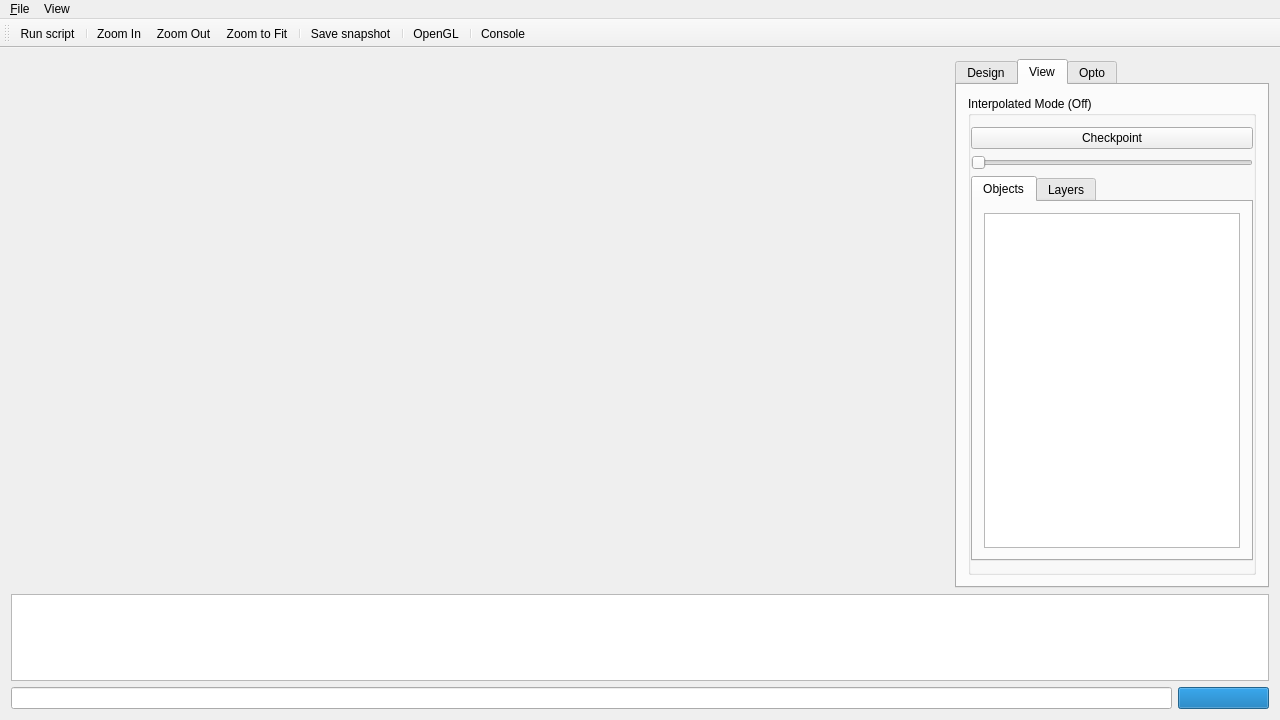
<?xml version="1.0" encoding="UTF-8"?>
<ui version="4.0">
 <class>MainWindow</class>
 <widget class="QMainWindow" name="MainWindow">
  <property name="geometry">
   <rect>
    <x>0</x>
    <y>0</y>
    <width>1280</width>
    <height>720</height>
   </rect>
  </property>
  <property name="minimumSize">
   <size>
    <width>1280</width>
    <height>720</height>
   </size>
  </property>
  <property name="windowTitle">
   <string>Rsyn</string>
  </property>
  <property name="statusTip">
   <string/>
  </property>
  <property name="documentMode">
   <bool>true</bool>
  </property>
  <property name="dockOptions">
   <set>QMainWindow::AllowTabbedDocks|QMainWindow::AnimatedDocks|QMainWindow::ForceTabbedDocks</set>
  </property>
  <widget class="QWidget" name="mainWidget">
   <property name="layoutDirection">
    <enum>Qt::LeftToRight</enum>
   </property>
   <layout class="QVBoxLayout" name="verticalLayout">
    <property name="sizeConstraint">
     <enum>QLayout::SetDefaultConstraint</enum>
    </property>
    <item>
     <widget class="QFrame" name="frame">
      <property name="frameShape">
       <enum>QFrame::NoFrame</enum>
      </property>
      <property name="frameShadow">
       <enum>QFrame::Raised</enum>
      </property>
      <layout class="QGridLayout" name="gridLayout_11">
       <property name="leftMargin">
        <number>0</number>
       </property>
       <property name="topMargin">
        <number>0</number>
       </property>
       <property name="rightMargin">
        <number>0</number>
       </property>
       <property name="bottomMargin">
        <number>0</number>
       </property>
       <property name="horizontalSpacing">
        <number>6</number>
       </property>
       <item row="0" column="0">
        <layout class="QGridLayout" name="gridLayout" rowstretch="0" columnstretch="1,0">
         <item row="0" column="1">
          <widget class="QTabWidget" name="tabWidget">
           <property name="sizePolicy">
            <sizepolicy hsizetype="Expanding" vsizetype="Expanding">
             <horstretch>0</horstretch>
             <verstretch>0</verstretch>
            </sizepolicy>
           </property>
           <property name="currentIndex">
            <number>1</number>
           </property>
           <widget class="QWidget" name="tab_4">
            <attribute name="title">
             <string>Design</string>
            </attribute>
            <layout class="QGridLayout" name="gridLayout_7">
             <item row="0" column="0">
              <layout class="QVBoxLayout" name="verticalLayout_5">
               <item>
                <widget class="QLineEdit" name="txtSearch">
                 <property name="placeholderText">
                  <string>Search</string>
                 </property>
                 <property name="clearButtonEnabled">
                  <bool>true</bool>
                 </property>
                </widget>
               </item>
               <item>
                <widget class="QTreeWidget" name="treeWidgetDesignProperties">
                 <property name="horizontalScrollBarPolicy">
                  <enum>Qt::ScrollBarAlwaysOff</enum>
                 </property>
                 <property name="sizeAdjustPolicy">
                  <enum>QAbstractScrollArea::AdjustIgnored</enum>
                 </property>
                 <property name="indentation">
                  <number>12</number>
                 </property>
                 <column>
                  <property name="text">
                   <string>Property</string>
                  </property>
                 </column>
                 <column>
                  <property name="text">
                   <string>Value</string>
                  </property>
                 </column>
                </widget>
               </item>
              </layout>
             </item>
            </layout>
           </widget>
           <widget class="QWidget" name="tab_5">
            <attribute name="title">
             <string>View</string>
            </attribute>
            <layout class="QGridLayout" name="gridLayout_8">
             <item row="0" column="0">
              <layout class="QVBoxLayout" name="verticalLayout_6">
               <item>
                <widget class="QGroupBox" name="groupBox_3">
                 <property name="title">
                  <string>Interpolated Mode (Off)</string>
                 </property>
                 <property name="flat">
                  <bool>false</bool>
                 </property>
                 <property name="checkable">
                  <bool>false</bool>
                 </property>
                 <layout class="QGridLayout" name="gridLayout_9">
                  <property name="leftMargin">
                   <number>0</number>
                  </property>
                  <property name="rightMargin">
                   <number>0</number>
                  </property>
                  <item row="0" column="0">
                   <layout class="QVBoxLayout" name="verticalLayout_7">
                    <property name="spacing">
                     <number>6</number>
                    </property>
                    <item>
                     <widget class="QPushButton" name="pushButton_2">
                      <property name="text">
                       <string>Checkpoint</string>
                      </property>
                     </widget>
                    </item>
                    <item>
                     <widget class="QSlider" name="horizontalSlider_2">
                      <property name="orientation">
                       <enum>Qt::Horizontal</enum>
                      </property>
                     </widget>
                    </item>
                   </layout>
                  </item>
                  <item row="1" column="0">
                   <widget class="QTabWidget" name="tabWidget_2">
                    <property name="currentIndex">
                     <number>0</number>
                    </property>
                    <widget class="QWidget" name="tab">
                     <attribute name="title">
                      <string>Objects</string>
                     </attribute>
                     <layout class="QVBoxLayout" name="verticalLayout_9">
                      <item>
                       <widget class="QTreeWidget" name="treeWidgetObjectVisibility">
                        <property name="indentation">
                         <number>12</number>
                        </property>
                        <property name="columnCount">
                         <number>0</number>
                        </property>
                       </widget>
                      </item>
                     </layout>
                    </widget>
                    <widget class="QWidget" name="tab_2">
                     <attribute name="title">
                      <string>Layers</string>
                     </attribute>
                     <layout class="QVBoxLayout" name="verticalLayout_10">
                      <item>
                       <widget class="QTreeWidget" name="treeWidgetLayerVisibility">
                        <property name="indentation">
                         <number>12</number>
                        </property>
                        <property name="columnCount">
                         <number>0</number>
                        </property>
                       </widget>
                      </item>
                      <item>
                       <layout class="QHBoxLayout" name="horizontalLayout_3">
                        <item>
                         <spacer name="horizontalSpacer">
                          <property name="orientation">
                           <enum>Qt::Horizontal</enum>
                          </property>
                          <property name="sizeHint" stdset="0">
                           <size>
                            <width>40</width>
                            <height>20</height>
                           </size>
                          </property>
                         </spacer>
                        </item>
                        <item>
                         <widget class="QPushButton" name="pushButton_10">
                          <property name="text">
                           <string>Unselect All</string>
                          </property>
                         </widget>
                        </item>
                       </layout>
                      </item>
                     </layout>
                    </widget>
                   </widget>
                  </item>
                 </layout>
                </widget>
               </item>
              </layout>
             </item>
            </layout>
           </widget>
           <widget class="QWidget" name="tab_6">
            <attribute name="title">
             <string>Opto</string>
            </attribute>
            <layout class="QVBoxLayout" name="verticalLayout_2">
             <item>
              <widget class="QGroupBox" name="groupBoxFlow">
               <property name="sizePolicy">
                <sizepolicy hsizetype="Preferred" vsizetype="Fixed">
                 <horstretch>0</horstretch>
                 <verstretch>0</verstretch>
                </sizepolicy>
               </property>
               <property name="title">
                <string>Flow</string>
               </property>
               <layout class="QHBoxLayout" name="horizontalLayout">
                <item>
                 <widget class="QComboBox" name="comboBoxFlow">
                  <item>
                   <property name="text">
                    <string>ICCAD15</string>
                   </property>
                  </item>
                  <item>
                   <property name="text">
                    <string>ISPD18</string>
                   </property>
                  </item>
                 </widget>
                </item>
                <item>
                 <widget class="QPushButton" name="pushButton">
                  <property name="sizePolicy">
                   <sizepolicy hsizetype="Fixed" vsizetype="Fixed">
                    <horstretch>0</horstretch>
                    <verstretch>0</verstretch>
                   </sizepolicy>
                  </property>
                  <property name="text">
                   <string>Run</string>
                  </property>
                 </widget>
                </item>
               </layout>
              </widget>
             </item>
             <item>
              <widget class="QGroupBox" name="groupBox">
               <property name="sizePolicy">
                <sizepolicy hsizetype="Preferred" vsizetype="Fixed">
                 <horstretch>0</horstretch>
                 <verstretch>0</verstretch>
                </sizepolicy>
               </property>
               <property name="title">
                <string>Timing</string>
               </property>
               <layout class="QVBoxLayout" name="verticalLayout_3">
                <item>
                 <widget class="QPushButton" name="pushButton_4">
                  <property name="text">
                   <string>Update Routing Estimation</string>
                  </property>
                 </widget>
                </item>
                <item>
                 <widget class="QPushButton" name="pushButton_3">
                  <property name="text">
                   <string>Update Timing</string>
                  </property>
                 </widget>
                </item>
               </layout>
              </widget>
             </item>
             <item>
              <widget class="QGroupBox" name="groupBox_2">
               <property name="title">
                <string>Placement</string>
               </property>
               <layout class="QVBoxLayout" name="verticalLayout_4">
                <item>
                 <widget class="QPushButton" name="pushButton_6">
                  <property name="text">
                   <string>Global Placement</string>
                  </property>
                 </widget>
                </item>
                <item>
                 <widget class="QPushButton" name="pushButton_5">
                  <property name="text">
                   <string>Legalize</string>
                  </property>
                 </widget>
                </item>
                <item>
                 <widget class="QPushButton" name="pushButton_7">
                  <property name="text">
                   <string>Detailed Placement</string>
                  </property>
                 </widget>
                </item>
               </layout>
              </widget>
             </item>
             <item>
              <widget class="QGroupBox" name="groupBox_5">
               <property name="title">
                <string>Routing</string>
               </property>
               <layout class="QVBoxLayout" name="verticalLayout_8">
                <item>
                 <widget class="QPushButton" name="pushButton_8">
                  <property name="text">
                   <string>Global Routing</string>
                  </property>
                 </widget>
                </item>
                <item>
                 <widget class="QPushButton" name="pushButton_9">
                  <property name="text">
                   <string>Detailed Routing</string>
                  </property>
                 </widget>
                </item>
               </layout>
              </widget>
             </item>
             <item>
              <spacer name="verticalSpacer">
               <property name="orientation">
                <enum>Qt::Vertical</enum>
               </property>
               <property name="sizeHint" stdset="0">
                <size>
                 <width>20</width>
                 <height>40</height>
                </size>
               </property>
              </spacer>
             </item>
            </layout>
           </widget>
          </widget>
         </item>
        </layout>
       </item>
      </layout>
     </widget>
    </item>
    <item>
     <widget class="QPlainTextEdit" name="textLog">
      <property name="sizePolicy">
       <sizepolicy hsizetype="Preferred" vsizetype="Expanding">
        <horstretch>0</horstretch>
        <verstretch>0</verstretch>
       </sizepolicy>
      </property>
      <property name="minimumSize">
       <size>
        <width>0</width>
        <height>87</height>
       </size>
      </property>
      <property name="maximumSize">
       <size>
        <width>16777215</width>
        <height>87</height>
       </size>
      </property>
      <property name="baseSize">
       <size>
        <width>0</width>
        <height>0</height>
       </size>
      </property>
      <property name="font">
       <font>
        <family>Courier 10 Pitch</family>
        <pointsize>10</pointsize>
       </font>
      </property>
      <property name="undoRedoEnabled">
       <bool>false</bool>
      </property>
      <property name="readOnly">
       <bool>true</bool>
      </property>
      <property name="backgroundVisible">
       <bool>false</bool>
      </property>
      <property name="centerOnScroll">
       <bool>false</bool>
      </property>
     </widget>
    </item>
    <item>
     <widget class="QFrame" name="frame_2">
      <property name="frameShape">
       <enum>QFrame::NoFrame</enum>
      </property>
      <property name="frameShadow">
       <enum>QFrame::Raised</enum>
      </property>
      <property name="lineWidth">
       <number>0</number>
      </property>
      <layout class="QHBoxLayout" name="horizontalLayout_2">
       <property name="leftMargin">
        <number>0</number>
       </property>
       <property name="topMargin">
        <number>0</number>
       </property>
       <property name="rightMargin">
        <number>0</number>
       </property>
       <property name="bottomMargin">
        <number>0</number>
       </property>
       <item>
        <widget class="QLineEdit" name="txtCommand">
         <property name="placeholderText">
          <string/>
         </property>
        </widget>
       </item>
       <item>
        <widget class="QProgressBar" name="progressBar">
         <property name="sizePolicy">
          <sizepolicy hsizetype="Minimum" vsizetype="Fixed">
           <horstretch>0</horstretch>
           <verstretch>0</verstretch>
          </sizepolicy>
         </property>
         <property name="value">
          <number>100</number>
         </property>
         <property name="textVisible">
          <bool>false</bool>
         </property>
        </widget>
       </item>
      </layout>
     </widget>
    </item>
   </layout>
  </widget>
  <widget class="QMenuBar" name="menuBar">
   <property name="geometry">
    <rect>
     <x>0</x>
     <y>0</y>
     <width>1280</width>
     <height>25</height>
    </rect>
   </property>
   <widget class="QMenu" name="menuFile">
    <property name="title">
     <string>&amp;File</string>
    </property>
    <addaction name="actionRun_script"/>
    <addaction name="separator"/>
    <addaction name="actionExit"/>
   </widget>
   <widget class="QMenu" name="menuView">
    <property name="title">
     <string>View</string>
    </property>
    <addaction name="actionZoom_to_Fit"/>
    <addaction name="actionZoom_In"/>
    <addaction name="actionZoom_Out"/>
    <addaction name="separator"/>
    <addaction name="actionOpenGL"/>
    <addaction name="actionConsole"/>
    <addaction name="separator"/>
    <addaction name="actionSave_snapshot"/>
   </widget>
   <addaction name="menuFile"/>
   <addaction name="menuView"/>
  </widget>
  <widget class="QToolBar" name="toolBar">
   <property name="windowTitle">
    <string>toolBar</string>
   </property>
   <property name="iconSize">
    <size>
     <width>26</width>
     <height>26</height>
    </size>
   </property>
   <attribute name="toolBarArea">
    <enum>TopToolBarArea</enum>
   </attribute>
   <attribute name="toolBarBreak">
    <bool>false</bool>
   </attribute>
   <addaction name="actionRun_script"/>
   <addaction name="separator"/>
   <addaction name="actionZoom_In"/>
   <addaction name="actionZoom_Out"/>
   <addaction name="actionZoom_to_Fit"/>
   <addaction name="separator"/>
   <addaction name="actionSave_snapshot"/>
   <addaction name="separator"/>
   <addaction name="actionOpenGL"/>
   <addaction name="separator"/>
   <addaction name="actionConsole"/>
  </widget>
  <action name="actionExit">
   <property name="text">
    <string>E&amp;xit</string>
   </property>
   <property name="shortcut">
    <string>Ctrl+Q</string>
   </property>
  </action>
  <action name="actionRun_script">
   <property name="icon">
    <iconset resource="../resource/images.qrc">
     <normaloff>:/glyphicons/png/glyphicons-174-play.png</normaloff>:/glyphicons/png/glyphicons-174-play.png</iconset>
   </property>
   <property name="text">
    <string>Run script...</string>
   </property>
   <property name="toolTip">
    <string>Run an Rsyn script</string>
   </property>
   <property name="shortcut">
    <string>Ctrl+R</string>
   </property>
  </action>
  <action name="actionZoom_In">
   <property name="icon">
    <iconset resource="../resource/images.qrc">
     <normaloff>:/glyphicons/png/glyphicons-237-zoom-in.png</normaloff>:/glyphicons/png/glyphicons-237-zoom-in.png</iconset>
   </property>
   <property name="text">
    <string>Zoom In</string>
   </property>
   <property name="shortcut">
    <string>Ctrl+=</string>
   </property>
  </action>
  <action name="actionZoom_Out">
   <property name="icon">
    <iconset resource="../resource/images.qrc">
     <normaloff>:/glyphicons/png/glyphicons-238-zoom-out.png</normaloff>:/glyphicons/png/glyphicons-238-zoom-out.png</iconset>
   </property>
   <property name="text">
    <string>Zoom Out</string>
   </property>
   <property name="shortcut">
    <string>Ctrl+-</string>
   </property>
  </action>
  <action name="actionOpenGL">
   <property name="checkable">
    <bool>true</bool>
   </property>
   <property name="text">
    <string>OpenGL</string>
   </property>
  </action>
  <action name="actionZoom_to_Fit">
   <property name="icon">
    <iconset resource="../resource/images.qrc">
     <normaloff>:/glyphicons/png/glyphicons-237-zoom-to-fit.png</normaloff>:/glyphicons/png/glyphicons-237-zoom-to-fit.png</iconset>
   </property>
   <property name="text">
    <string>Zoom to Fit</string>
   </property>
   <property name="shortcut">
    <string>Ctrl+0</string>
   </property>
  </action>
  <action name="actionSave_snapshot">
   <property name="icon">
    <iconset resource="../resource/images.qrc">
     <normaloff>:/glyphicons/png/glyphicons-12-camera.png</normaloff>:/glyphicons/png/glyphicons-12-camera.png</iconset>
   </property>
   <property name="text">
    <string>Save snapshot...</string>
   </property>
  </action>
  <action name="actionConsole">
   <property name="checkable">
    <bool>true</bool>
   </property>
   <property name="text">
    <string>Console</string>
   </property>
   <property name="toolTip">
    <string>Expand Console</string>
   </property>
   <property name="shortcut">
    <string>F11</string>
   </property>
  </action>
 </widget>
 <layoutdefault spacing="6" margin="11"/>
 <resources>
  <include location="../resource/images.qrc"/>
  <include location="../resource/images.qrc"/>
 </resources>
 <connections>
  <connection>
   <sender>actionRun_script</sender>
   <signal>triggered()</signal>
   <receiver>MainWindow</receiver>
   <slot>onRunScript()</slot>
   <hints>
    <hint type="sourcelabel">
     <x>-1</x>
     <y>-1</y>
    </hint>
    <hint type="destinationlabel">
     <x>230</x>
     <y>374</y>
    </hint>
   </hints>
  </connection>
  <connection>
   <sender>actionZoom_In</sender>
   <signal>triggered()</signal>
   <receiver>MainWindow</receiver>
   <slot>onZoomIn()</slot>
   <hints>
    <hint type="sourcelabel">
     <x>-1</x>
     <y>-1</y>
    </hint>
    <hint type="destinationlabel">
     <x>639</x>
     <y>359</y>
    </hint>
   </hints>
  </connection>
  <connection>
   <sender>actionZoom_Out</sender>
   <signal>triggered()</signal>
   <receiver>MainWindow</receiver>
   <slot>onZoomOut()</slot>
   <hints>
    <hint type="sourcelabel">
     <x>-1</x>
     <y>-1</y>
    </hint>
    <hint type="destinationlabel">
     <x>639</x>
     <y>359</y>
    </hint>
   </hints>
  </connection>
  <connection>
   <sender>actionZoom_to_Fit</sender>
   <signal>triggered()</signal>
   <receiver>MainWindow</receiver>
   <slot>onZoomToFit()</slot>
   <hints>
    <hint type="sourcelabel">
     <x>-1</x>
     <y>-1</y>
    </hint>
    <hint type="destinationlabel">
     <x>639</x>
     <y>359</y>
    </hint>
   </hints>
  </connection>
  <connection>
   <sender>actionOpenGL</sender>
   <signal>toggled(bool)</signal>
   <receiver>MainWindow</receiver>
   <slot>onToggleOpenGL(bool)</slot>
   <hints>
    <hint type="sourcelabel">
     <x>-1</x>
     <y>-1</y>
    </hint>
    <hint type="destinationlabel">
     <x>639</x>
     <y>359</y>
    </hint>
   </hints>
  </connection>
  <connection>
   <sender>actionSave_snapshot</sender>
   <signal>triggered()</signal>
   <receiver>MainWindow</receiver>
   <slot>onSaveSnapshot()</slot>
   <hints>
    <hint type="sourcelabel">
     <x>-1</x>
     <y>-1</y>
    </hint>
    <hint type="destinationlabel">
     <x>639</x>
     <y>359</y>
    </hint>
   </hints>
  </connection>
  <connection>
   <sender>actionConsole</sender>
   <signal>toggled(bool)</signal>
   <receiver>MainWindow</receiver>
   <slot>onToggleConsole(bool)</slot>
   <hints>
    <hint type="sourcelabel">
     <x>-1</x>
     <y>-1</y>
    </hint>
    <hint type="destinationlabel">
     <x>639</x>
     <y>359</y>
    </hint>
   </hints>
  </connection>
  <connection>
   <sender>pushButton</sender>
   <signal>clicked()</signal>
   <receiver>MainWindow</receiver>
   <slot>onRunFlow()</slot>
   <hints>
    <hint type="sourcelabel">
     <x>1249</x>
     <y>168</y>
    </hint>
    <hint type="destinationlabel">
     <x>861</x>
     <y>-8</y>
    </hint>
   </hints>
  </connection>
  <connection>
   <sender>pushButton_4</sender>
   <signal>clicked()</signal>
   <receiver>MainWindow</receiver>
   <slot>onUpdateRoutingEstimation()</slot>
   <hints>
    <hint type="sourcelabel">
     <x>1249</x>
     <y>237</y>
    </hint>
    <hint type="destinationlabel">
     <x>571</x>
     <y>720</y>
    </hint>
   </hints>
  </connection>
  <connection>
   <sender>pushButton_3</sender>
   <signal>clicked()</signal>
   <receiver>MainWindow</receiver>
   <slot>onUpdateTiming()</slot>
   <hints>
    <hint type="sourcelabel">
     <x>1249</x>
     <y>270</y>
    </hint>
    <hint type="destinationlabel">
     <x>1273</x>
     <y>285</y>
    </hint>
   </hints>
  </connection>
  <connection>
   <sender>pushButton_6</sender>
   <signal>clicked()</signal>
   <receiver>MainWindow</receiver>
   <slot>onRunGlobalPlacement()</slot>
   <hints>
    <hint type="sourcelabel">
     <x>1249</x>
     <y>339</y>
    </hint>
    <hint type="destinationlabel">
     <x>1283</x>
     <y>330</y>
    </hint>
   </hints>
  </connection>
  <connection>
   <sender>pushButton_5</sender>
   <signal>clicked()</signal>
   <receiver>MainWindow</receiver>
   <slot>onRunLegalization()</slot>
   <hints>
    <hint type="sourcelabel">
     <x>1249</x>
     <y>372</y>
    </hint>
    <hint type="destinationlabel">
     <x>1275</x>
     <y>366</y>
    </hint>
   </hints>
  </connection>
  <connection>
   <sender>pushButton_7</sender>
   <signal>clicked()</signal>
   <receiver>MainWindow</receiver>
   <slot>onRunDetailedPlacement()</slot>
   <hints>
    <hint type="sourcelabel">
     <x>1249</x>
     <y>405</y>
    </hint>
    <hint type="destinationlabel">
     <x>1277</x>
     <y>406</y>
    </hint>
   </hints>
  </connection>
  <connection>
   <sender>pushButton_8</sender>
   <signal>clicked()</signal>
   <receiver>MainWindow</receiver>
   <slot>onRunGlobalRouting()</slot>
   <hints>
    <hint type="sourcelabel">
     <x>1249</x>
     <y>474</y>
    </hint>
    <hint type="destinationlabel">
     <x>1277</x>
     <y>463</y>
    </hint>
   </hints>
  </connection>
  <connection>
   <sender>pushButton_9</sender>
   <signal>clicked()</signal>
   <receiver>MainWindow</receiver>
   <slot>onRunDetailedRouting()</slot>
   <hints>
    <hint type="sourcelabel">
     <x>1249</x>
     <y>507</y>
    </hint>
    <hint type="destinationlabel">
     <x>1277</x>
     <y>504</y>
    </hint>
   </hints>
  </connection>
  <connection>
   <sender>txtCommand</sender>
   <signal>returnPressed()</signal>
   <receiver>MainWindow</receiver>
   <slot>onExecuteCommand()</slot>
   <hints>
    <hint type="sourcelabel">
     <x>131</x>
     <y>695</y>
    </hint>
    <hint type="destinationlabel">
     <x>209</x>
     <y>329</y>
    </hint>
   </hints>
  </connection>
  <connection>
   <sender>actionExit</sender>
   <signal>triggered()</signal>
   <receiver>MainWindow</receiver>
   <slot>onExit()</slot>
   <hints>
    <hint type="sourcelabel">
     <x>-1</x>
     <y>-1</y>
    </hint>
    <hint type="destinationlabel">
     <x>639</x>
     <y>359</y>
    </hint>
   </hints>
  </connection>
  <connection>
   <sender>treeWidgetObjectVisibility</sender>
   <signal>itemChanged(QTreeWidgetItem*,int)</signal>
   <receiver>MainWindow</receiver>
   <slot>onChangeObjectVisibility(QTreeWidgetItem*,int)</slot>
   <hints>
    <hint type="sourcelabel">
     <x>1118</x>
     <y>401</y>
    </hint>
    <hint type="destinationlabel">
     <x>639</x>
     <y>359</y>
    </hint>
   </hints>
  </connection>
  <connection>
   <sender>treeWidgetLayerVisibility</sender>
   <signal>itemChanged(QTreeWidgetItem*,int)</signal>
   <receiver>MainWindow</receiver>
   <slot>onChangeLayerVisibility(QTreeWidgetItem*,int)</slot>
   <hints>
    <hint type="sourcelabel">
     <x>1072</x>
     <y>255</y>
    </hint>
    <hint type="destinationlabel">
     <x>639</x>
     <y>359</y>
    </hint>
   </hints>
  </connection>
  <connection>
   <sender>pushButton_10</sender>
   <signal>clicked()</signal>
   <receiver>MainWindow</receiver>
   <slot>onUnselectAllRoutingLayers()</slot>
   <hints>
    <hint type="sourcelabel">
     <x>1090</x>
     <y>291</y>
    </hint>
    <hint type="destinationlabel">
     <x>1115</x>
     <y>-28</y>
    </hint>
   </hints>
  </connection>
  <connection>
   <sender>txtSearch</sender>
   <signal>returnPressed()</signal>
   <receiver>MainWindow</receiver>
   <slot>onSearch()</slot>
   <hints>
    <hint type="sourcelabel">
     <x>1114</x>
     <y>131</y>
    </hint>
    <hint type="destinationlabel">
     <x>639</x>
     <y>359</y>
    </hint>
   </hints>
  </connection>
 </connections>
 <slots>
  <slot>onRunScript()</slot>
  <slot>onChangeObjectVisibility(QTreeWidgetItem*,int)</slot>
  <slot>onZoomIn()</slot>
  <slot>onZoomOut()</slot>
  <slot>onZoomToFit()</slot>
  <slot>onToggleOpenGL(bool)</slot>
  <slot>onExecuteCommand()</slot>
  <slot>onCommandLineKeyPressed(QKeyEvent*)</slot>
  <slot>onSaveSnapshot()</slot>
  <slot>onToggleConsole(bool)</slot>
  <slot>onRunFlow()</slot>
  <slot>onUpdateRoutingEstimation()</slot>
  <slot>onUpdateTiming()</slot>
  <slot>onRunGlobalPlacement()</slot>
  <slot>onRunLegalization()</slot>
  <slot>onRunDetailedPlacement()</slot>
  <slot>onRunGlobalRouting()</slot>
  <slot>onRunDetailedRouting()</slot>
  <slot>onExit()</slot>
  <slot>onChangeLayerVisibility(QTreeWidgetItem*,int)</slot>
  <slot>onUnselectAllRoutingLayers()</slot>
  <slot>onSearch()</slot>
 </slots>
</ui>
